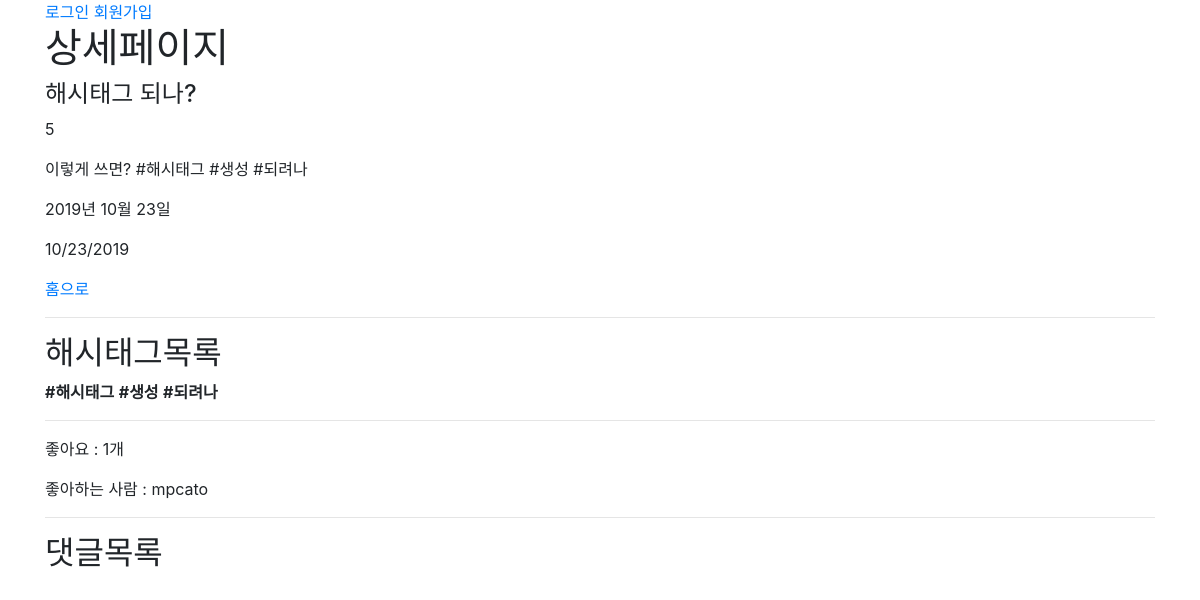
Page /articles/5/ on the earlier database version.
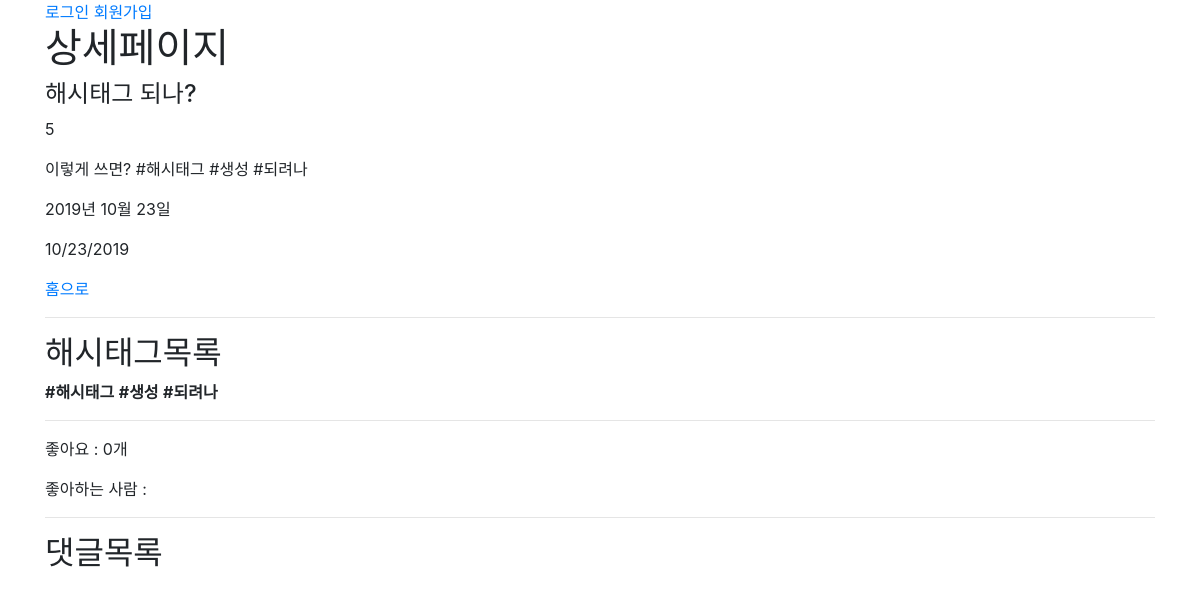
Same page on the later database version.
### articles/models.py (models this page shows, shortened)
class Hashtag(models.Model):
    content = models.TextField(unique=True)
    def __str__(self):
        return self.content

class Article(models.Model):
    title = models.CharField(max_length=50)
    content = models.TextField()
    created_at = models.DateTimeField(auto_now_add=True)
    updated_at = models.DateTimeField(auto_now=True)
    user = models.ForeignKey(settings.AUTH_USER_MODEL, on_delete=models.CASCADE,)
    like_users = models.ManyToManyField(settings.AUTH_USER_MODEL, related_name='like_articles', blank=True)
    hashtags = models.ManyToManyField(Hashtag, blank=True)
    class Meta:
        ordering = ('-pk',)

### accounts/models.py (models this page shows)
class User(AbstractUser):
    followers = models.ManyToManyField(settings.AUTH_USER_MODEL, related_name="followings")

### articles/views.py (the view)
# urls.py: path('<int:pk>/', views.detail, name='detail'),
def detail(request, pk):
    try:
        article = Article.objects.get(pk=pk)
    except Article.DoesNotExist:
        raise Http404('해당하는 ID의 글이 존재하지 않습니다.')
    comment_form = CommentForm()
    context = {
        'article' : article,
        'comment_form' : comment_form,
        'comments' : article.comment_set.all(),
    }
    return render(request, 'articles/detail.html', context)

### articles/templates/articles/detail.html (shortened to what this page needs)
{% extends 'base.html' %}
{% load bootstrap4 %}
{% block body %}
<h1>상세페이지</h1>
<h4>{{ article.title }}</h4>
<p>{{ article.pk }}</p>
<p>{{ article.content }}</p>
<p>{{ article.created_at|date:"Y년 M j일" }}</p>
<p>{{ article.updated_at|date:"SHORT_DATE_FORMAT" }}</p>
<a href="{% url 'articles:index' %}">홈으로</a>
<br>
<hr>
<h2>해시태그목록</h2>
<p>
  {% for hashtag in article.hashtags.all %}
    <strong>{{ hashtag }}</strong>
  {% endfor %}
</p>
<hr>
<p>좋아요 : <span id="like_count">{{ article.like_users.count }}</span>개</p>
<p>좋아하는 사람 :
{% with likers=article.like_users.all %}
  {% for liker in likers %}
     {{ liker }}
   {% endfor %}
</p>
{% endwith %}
<hr>
<h2>댓글목록</h2>
{% endblock %}

Differences in the rows shown:
no longer on this page (row edited): User: username "mpcato"
computed for Article "해시태그 되나?": like_users.count "1" → "0"
